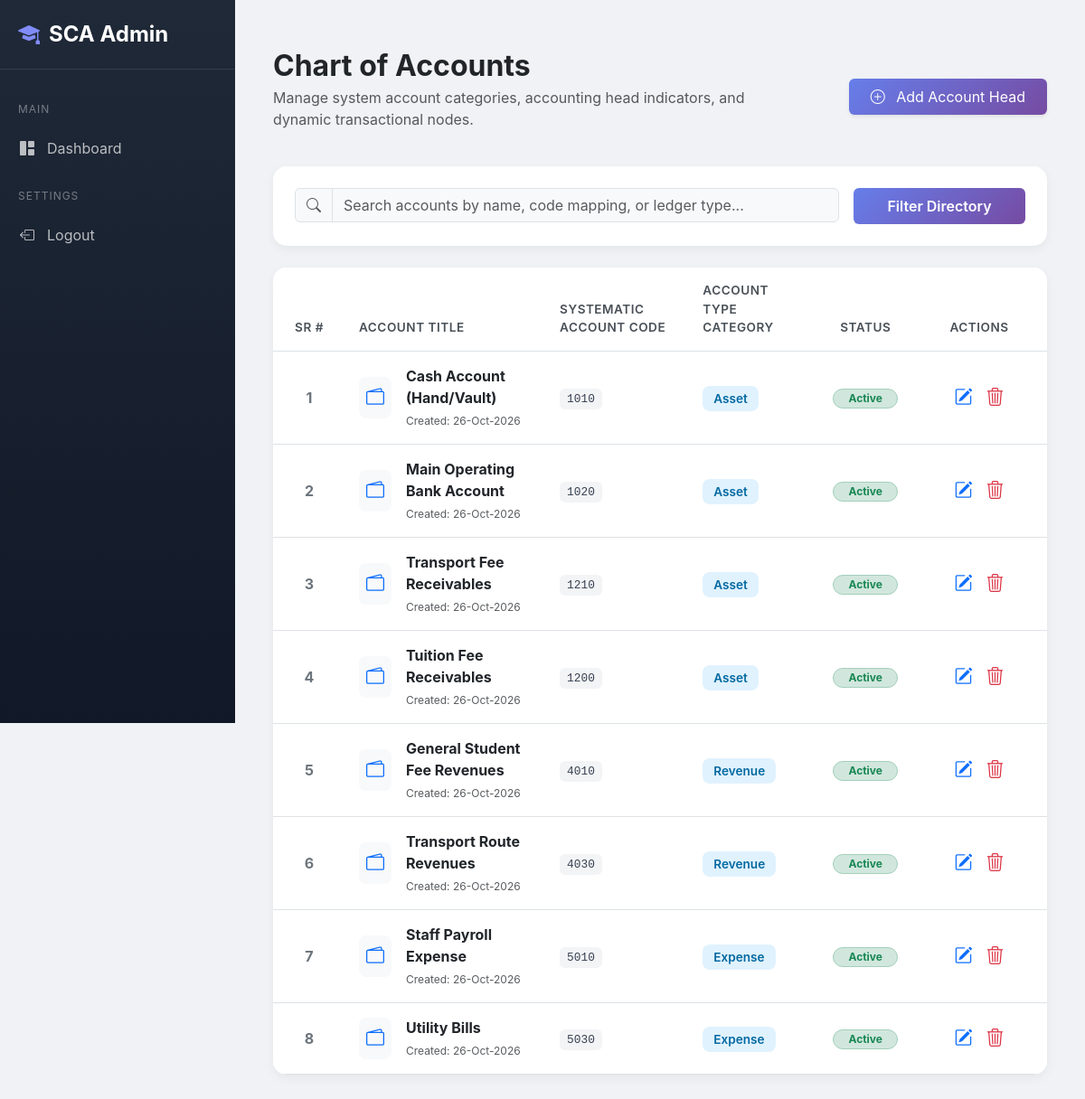
The page /frontend/admin/accounts.php (signed in) on the database its author committed.
### tables this page shows
CREATE TABLE IF NOT EXISTS accounts (
    id INT AUTO_INCREMENT PRIMARY KEY,
    account_name VARCHAR(255) NOT NULL,
    account_code VARCHAR(100) NOT NULL UNIQUE,
    account_type ENUM('Asset', 'Liability', 'Equity', 'Revenue', 'Expense') NOT NULL,
    status ENUM('active', 'disabled') DEFAULT 'active',
    created_at TIMESTAMP DEFAULT CURRENT_TIMESTAMP
);

### frontend/admin/accounts.php (the view, shortened to what this page needs)
<?php
require_once '../../backend/config.php';
$search_query = "";
$params = [];
if (isset($_GET['search']) && !empty(trim($_GET['search']))) {
    $search_query = trim($_GET['search']);
    $sql = "SELECT id, account_name, account_code, account_type, status, created_at
            FROM accounts
            WHERE account_name LIKE :search OR account_code LIKE :search OR account_type LIKE :search
            ORDER BY account_type ASC, account_name ASC";
    $params = [':search' => '%' . $search_query . '%'];
} else {
    $sql = "SELECT id, account_name, account_code, account_type, status, created_at
            FROM accounts
            ORDER BY account_type ASC, account_name ASC";
}
try {
    $stmt = $pdo->prepare($sql);
    $stmt->execute($params);
    $accounts = $stmt->fetchAll();
} catch (PDOException $e) {
    $error_msg = "Account Ledger Retrieval Failure: " . $e->getMessage();
}
?>
<!DOCTYPE html>
<html lang="en">
<head>
    <link href="https://cdn.jsdelivr.net/npm/bootstrap@5.3.0/dist/css/bootstrap.min.css" rel="stylesheet">
    <link rel="stylesheet" href="https://cdn.jsdelivr.net/npm/bootstrap-icons@1.11.1/font/bootstrap-icons.css">
    <link rel="stylesheet" href="../../assets/css/admin.css">
    <link rel="stylesheet" href="../../assets/css/sidebar.css">
</head>
<body>
    <?php include '../../backend/sidebar.php'; ?>
    <main class="main-content">
        <div class="container-fluid py-4">
            <div class="row align-items-center mb-4">
                <div class="col-md-8">
                    <h2 class="fw-bold text-dark mb-1">Chart of Accounts</h2>
                    <p class="text-muted">Manage system account categories, accounting head indicators, and dynamic transactional nodes.</p>
                </div>
                <div class="col-md-4 text-md-end">
                    <a href="add_account.php" class="btn btn-primary px-4 py-2 shadow-sm border-0" style="background: linear-gradient(135deg, #667eea 0%, #764ba2 100%);">
                        <i class="bi bi-plus-circle me-2"></i> Add Account Head
                    </a>
                </div>
            </div>
            <div class="card p-4 mb-4 bg-white">
                <form action="<?= htmlspecialchars($_SERVER['PHP_SELF']) ?>" method="GET" class="row g-3">
                    <div class="col-md-9">
                        <div class="input-group">
                            <span class="input-group-text bg-light text-muted"><i class="bi bi-search"></i></span>
                            <input type="text" name="search" class="form-control bg-light" placeholder="Search accounts by name, code mapping, or ledger type..." value="<?= htmlspecialchars($search_query) ?>">
                        </div>
                    </div>
                    <div class="col-md-3 d-grid">
                        <button type="submit" class="btn btn-search py-2 fw-semibold">Filter Directory</button>
                    </div>
                </form>
            </div>
            <div class="card bg-white p-0 overflow-hidden">
                <div class="table-responsive">
                    <table class="table table-hover align-middle mb-0">
                        <thead>
                            <tr>
                                <th style="width: 80px;" class="text-center">SR #</th>
                                <th>Account Title</th>
                                <th>Systematic Account Code</th>
                                <th>Account Type Category</th>
                                <th class="text-center">Status</th>
                                <th style="width: 150px;" class="text-center">Actions</th>
                            </tr>
                        </thead>
                        <tbody>
                            <?php if (empty($accounts)): ?>
                                <tr>
                                    <td colspan="6" class="text-center py-5 text-muted">
                                        <i class="bi bi-bank fs-1 d-block mb-3 text-secondary"></i>
                                        No financial chart records found matching your parameter criteria.
                                    </td>
                                </tr>
                            <?php else: ?>
                                <?php $sr = 1; foreach ($accounts as $acc): ?>
                                    <tr>
                                        <td class="text-center fw-bold text-secondary"><?= $sr++ ?></td>
                                        <td>
                                            <div class="d-flex align-items-center">
                                                <div class="p-2 bg-light text-primary rounded-3 me-3">
                                                    <i class="bi bi-wallet2 fs-5"></i>
                                                </div>
                                                <div>
                                                    <span class="fw-bold text-dark d-block"><?= htmlspecialchars($acc['account_name']) ?></span>
                                                    <small class="text-muted" style="font-size: 0.75rem;">Created: <?= date('d-M-Y', strtotime($acc['created_at'])) ?></small>
                                                </div>
                                            </div>
                                        </td>
                                        <td><span class="badge-code"><?= htmlspecialchars($acc['account_code']) ?></span></td>
                                        <td><span class="badge-type"><?= htmlspecialchars($acc['account_type']) ?></span></td>
                                        <td class="text-center">
                                            <?php if ($acc['status'] === 'active'): ?>
                                                <span class="badge bg-success-subtle text-success border border-success-subtle rounded-pill px-3">Active</span>
                                            <?php else: ?>
                                                <span class="badge bg-danger-subtle text-danger border border-danger-subtle rounded-pill px-3">Disabled</span>
                                            <?php endif; ?>
                                        </td>
                                        <td class="text-center">
                                            <div class="btn-group" role="group">
                                                <a href="edit_account.php?id=<?= $acc['id'] ?>" class="btn btn-sm btn-outline-primary border-0 rounded-2" title="Edit Configuration"><i class="bi bi-pencil-square fs-5"></i></a>
                                                <a href="delete_account.php?id=<?= $acc['id'] ?>" class="btn btn-sm btn-outline-danger border-0 rounded-2" onclick="return confirm('Are you sure you want to drop this ledger configuration entry?')" title="Delete Account"><i class="bi bi-trash3 fs-5"></i></a>
                                            </div>
                                        </td>
                                    </tr>
                                <?php endforeach; ?>
                            <?php endif; ?>
                        </tbody>
                    </table>
                </div>
            </div>
        </div>
    </main>
</body>
</html>

### backend/sidebar.php (shortened to what this page needs)
<?php
$currentPage = basename($_SERVER['PHP_SELF']);
function isActive($link)
{
    global $currentPage;
    return $currentPage === $link ? 'active' : '';
}
function hasMenuPermission($permission)
{
    if (empty($permission)) {
        return true;
    }
    $role = $_SESSION['role'] ?? null;
    return false;
}
function filterMenuByPermission($items)
{
    $filtered = [];
    foreach ($items as $section => $sectionItems) {
        $validItems = [];
        foreach ($sectionItems as $item) {
            if (hasMenuPermission($item['permission'] ?? null)) {
                if (isset($item['dropdown']) && is_array($item['dropdown'])) {
                    $validDropdowns = array_filter($item['dropdown'], fn($sub) => hasMenuPermission($sub['permission'] ?? null));
                    if (!empty($validDropdowns)) {
                        $item['dropdown'] = $validDropdowns;
                        $validItems[] = $item;
                    }
                } else {
                    $validItems[] = $item;
                }
            }
        }
        if (!empty($validItems)) $filtered[$section] = $validItems;
    }
    return $filtered;
}
$menuItems = filterMenuByPermission($menuItems);
?>
<nav class="sidebar">
    <div class="sidebar-brand">
        <i class="bi bi-mortarboard-fill"></i>
        <span>SCA Admin</span>
    </div>
    <div class="sidebar-menu">
        <?php foreach ($menuItems as $section => $items): ?>
            <div class="menu-section"><?= htmlspecialchars($section) ?></div>
            <?php foreach ($items as $item): ?>
                <?php if (isset($item['dropdown'])): ?>
                    <?php
                    $submenuId = 'menu_' . md5($item['label']);
                    $isOpen = isDropdownOpen($item['dropdown']);
                    $isParentActive = isParentActive($item['dropdown']);
                    ?>
                    <div class="menu-item-dropdown">
                        <a href="#"
                            class="menu-item has-dropdown <?= $isParentActive ?>"
                            data-bs-toggle="collapse"
                            data-bs-target="#<?= $submenuId ?>"
                            aria-expanded="<?= $isOpen ? 'true' : 'false' ?>">
                            <i class="bi <?= $item['icon'] ?>"></i>
                            <span><?= htmlspecialchars($item['label']) ?></span>
                            <i class="bi bi-chevron-down ms-auto dropdown-arrow"></i>
                        </a>
                        <div class="submenu collapse <?= $isOpen ?>" id="<?= $submenuId ?>">
                            <?php foreach ($item['dropdown'] as $sub): ?>
                                <a href="<?= $sub['link'] ?>" class="submenu-item <?= isActive($sub['link']) ?>">
                                    <?= htmlspecialchars($sub['label']) ?>
                                </a>
                            <?php endforeach; ?>
                        </div>
                    </div>
                <?php else: ?>
                    <a href="<?= $item['link'] ?>" class="menu-item <?= isActive($item['link']) ?>">
                        <i class="bi <?= $item['icon'] ?>"></i>
                        <span><?= htmlspecialchars($item['label']) ?></span>
                    </a>
                <?php endif; ?>
            <?php endforeach; ?>
        <?php endforeach; ?>
    </div>
</nav>

### assets/css/admin.css (style rules this page uses)
* { margin: 0; padding: 0; box-sizing: border-box; }
body { font-family: 'Poppins', sans-serif; background-color: #f3f4f6; min-height: 100vh; }
.main-content { margin-left: var(--sidebar-width); min-height: 100vh; }

### assets/css/sidebar.css (style rules this page uses)
:root { --primary-color: #4f46e5; --secondary-color: #818cf8; --dark-bg: #1f2937; --sidebar-width: 260px; }
.sidebar { position: fixed; top: 0; left: 0; width: var(--sidebar-width); height: 100vh; background: linear-gradient(180deg, #1f2937 0%, #111827 100%); color: white; z-index: 1000; overflow-y: auto; transition: all 0.3s ease; }
.sidebar-brand { padding: 20px; font-size: 1.5rem; font-weight: 700; border-bottom: 1px solid rgba(255,255,255,0.1); display: flex; align-items: center; gap: 10px; }
.sidebar-brand i { color: var(--secondary-color); }
.sidebar-menu { padding: 15px 0; }
.menu-section { padding: 10px 20px; font-size: 0.75rem; text-transform: uppercase; color: rgba(255,255,255,0.4); letter-spacing: 1px; margin-top: 10px; }
.menu-item { display: flex; align-items: center; padding: 12px 20px; color: rgba(255,255,255,0.7); text-decoration: none; transition: all 0.3s; gap: 12px; cursor: pointer; }
.menu-item i { width: 20px; text-align: center; }

### frontend/admin/accounts.php (style rules this page uses)
body { background-color: #f0f2f5; font-family: 'Inter', sans-serif; display: flex; }
.main-content { margin-left: 260px; padding: 30px; width: 100%; }
.card { border: none; border-radius: 15px; box-shadow: 0 4px 12px rgba(0, 0, 0, 0.05); }
.table-responsive { border-radius: 12px; overflow: hidden; }
.table thead { background-color: #f8f9fa; }
.table th { font-weight: 600; font-size: 0.85rem; text-transform: uppercase; letter-spacing: 0.5px; color: #495057; padding: 15px; }
.table td { padding: 15px; vertical-align: middle; }
.badge-type { background-color: #e0f2fe; color: #0369a1; font-weight: 600; font-size: 0.85rem; padding: 6px 12px; border-radius: 8px; }
.badge-code { background-color: #f3f4f6; color: #374151; font-weight: 500; font-size: 0.8rem; padding: 4px 8px; border-radius: 6px; font-family: monospace; }
.btn-search { background: linear-gradient(135deg, #667eea 0%, #764ba2 100%); color: white; border: none; }

### rows shown on the page
accounts: account_name "Cash Account (Hand/Vault)", created_at "26-Oct-2026", account_code "1010", account_type "Asset", status "Active"
accounts: account_name "Main Operating Bank Account", created_at "26-Oct-2026", account_code "1020", account_type "Asset", status "Active"
accounts: account_name "Transport Fee Receivables", created_at "26-Oct-2026", account_code "1210", account_type "Asset", status "Active"
accounts: account_name "Tuition Fee Receivables", created_at "26-Oct-2026", account_code "1200", account_type "Asset", status "Active"
accounts: account_name "General Student Fee Revenues", created_at "26-Oct-2026", account_code "4010", account_type "Revenue", status "Active"
accounts: account_name "Transport Route Revenues", created_at "26-Oct-2026", account_code "4030", account_type "Revenue", status "Active"
accounts: account_name "Staff Payroll Expense", created_at "26-Oct-2026", account_code "5010", account_type "Expense", status "Active"
accounts: account_name "Utility Bills", created_at "26-Oct-2026", account_code "5030", account_type "Expense", status "Active"

### other values the page prints
$section "MAIN"
$item['label'] "Dashboard"
$section "SETTINGS"
$item['label'] "Logout"
